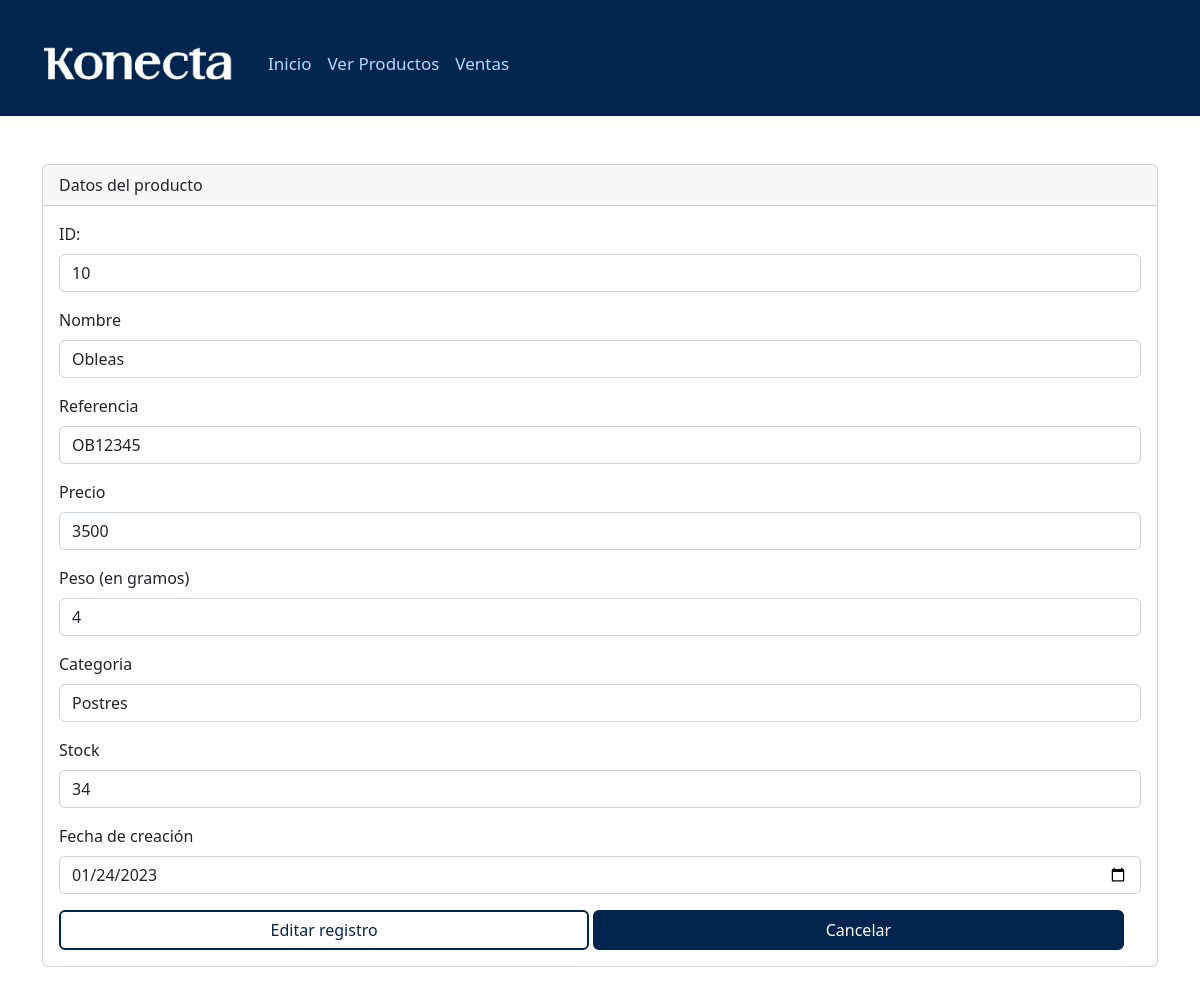
The page /modulos/productos/editar.php?id=10 on the database its author committed.
### tables this page shows
CREATE TABLE `productos` (
  `id` int(11) NOT NULL,
  `nombre` varchar(255) NOT NULL,
  `referencia` varchar(255) NOT NULL,
  `precio` int(11) NOT NULL,
  `peso` int(11) NOT NULL,
  `categoria` varchar(255) NOT NULL,
  `stock` int(11) NOT NULL,
  `fecha` date NOT NULL
);

### modulos/productos/editar.php (the view, shortened to what this page needs)
<?php
include("../../bd.php");
?>
<?php
if (isset($_POST["actualizar"])) {
    $id = $_POST["id"];
    $nombre = $_POST['nombre'];
    $referencia = $_POST['referencia'];
    $precio = $_POST['precio'];
    $peso = $_POST['peso'];
    $categoria = $_POST['categoria'];
    $stock = $_POST['stock'];
    $fecha = $_POST['fecha'];
    $query = "UPDATE productos SET nombre = '$nombre', referencia = '$referencia', precio = '$precio', peso = '$peso', categoria = '$categoria', stock = '$stock', fecha = '$stock' WHERE id = $id";
    $resultado = mysqli_query($con, $query);
    if ($resultado) {
        echo 'Actualizado Correctamente';
    } else {
        echo "Ha ocurrido un error";
        echo "Error" . mysqli_connect_error() . PHP_EOL;
    }
} else {
    $id = $_GET["id"];
    $query = "SELECT * FROM productos WHERE id = $id";
    $resultadoQuery = mysqli_query($con, $query);
    $usuario = mysqli_fetch_row($resultadoQuery);
    $nombre = $usuario[1];
    $referencia = $usuario[2];
    $precio = $usuario[3];
    $peso = $usuario[4];
    $categoria = $usuario[5];
    $stock = $usuario[6];
    $fecha = $usuario[7];
}
?>
<?php
include("../../templates/header.php");
?>
<div class="card">
    <div class="card-header">
        Datos del producto
    </div>
    <div class="card-body">
        <form action="editar.php" method="post" enctype="multipart/form-data">
            <div class="mb-3">
                <label for="ID" class="form-label">ID:</label>
                <input type="text" value="<?php echo $id; ?> " class="form-control" readonly name="id" id="id"
                    aria-describedby="helpId" placeholder="">
            </div>
            <div class="mb-3">
                <label for="nombre" class="form-label">Nombre</label>
                <input type="text" class="form-control" value="<?php echo $nombre; ?> " name="nombre" id="nombre"
                    aria-describedby="helpId" placeholder="Pan">
            </div>
            <div class="mb-3">
                <label for="referencia" class="form-label">Referencia</label>
                <input type="text" class="form-control" value="<?php echo $referencia; ?>" name="referencia"
                    id="referencia" aria-describedby="helpId" placeholder="12345">
            </div>
            <div class="mb-3">
                <label for="precio" class="form-label">Precio</label>
                <input type="text" class="form-control" value="<?php echo $precio; ?>" name="precio" id="precio"
                    aria-describedby="helpId" placeholder="12000">
            </div>
            <div class="mb-3">
                <label for="peso" class="form-label">Peso (en gramos)</label>
                <input type="text" class="form-control" value="<?php echo $peso; ?>" name="peso" id="peso"
                    aria-describedby="helpId" placeholder="170">
            </div>
            <div class="mb-3">
                <label for="categoria" class="form-label">Categoria</label>
                <input type="text" class="form-control" value="<?php echo $categoria; ?>" name="categoria" id="categoria"
                    aria-describedby="helpId" placeholder="Salado">
            </div>
            <div class="mb-3">
                <label for="stock" class="form-label">Stock</label>
                <input type="text" class="form-control" value="<?php echo $stock; ?>" name="stock" id="stock"
                    aria-describedby="helpId" placeholder="666">
            </div>
            <div class="mb-3">
                <label for="fecha" class="form-label">Fecha de creación</label>
                <input type="date" value="<?php echo $fecha; ?>" class="form-control" name="fecha" id="fecha"
                    aria-describedby="emailHelpId" placeholder="Fecha de creación">
            </div>
            <button type="submit" name="actualizar" class="btn btn-ag">Editar registro</button>
            <a name="" id="" class="btn btn-v" href="index.php" role="button">Cancelar</a>
        </form>
    </div>
</div>

### estilos/styles.css (style rules this page uses)
html, body { height: 100%; }
.btn-ag { background-color: transparent !important; color: #00254F !important; border: 2px solid #00254F !important; width: 49%; }
.btn-v { background-color: #00254F !important; ; color: white !important; border: 2px solid #00254F !important; width: 49%; }

### rows shown on the page
productos: nombre "Obleas", referencia "OB12345", precio "3500", peso "4", categoria "Postres", stock "34", fecha "01/24/2023"
